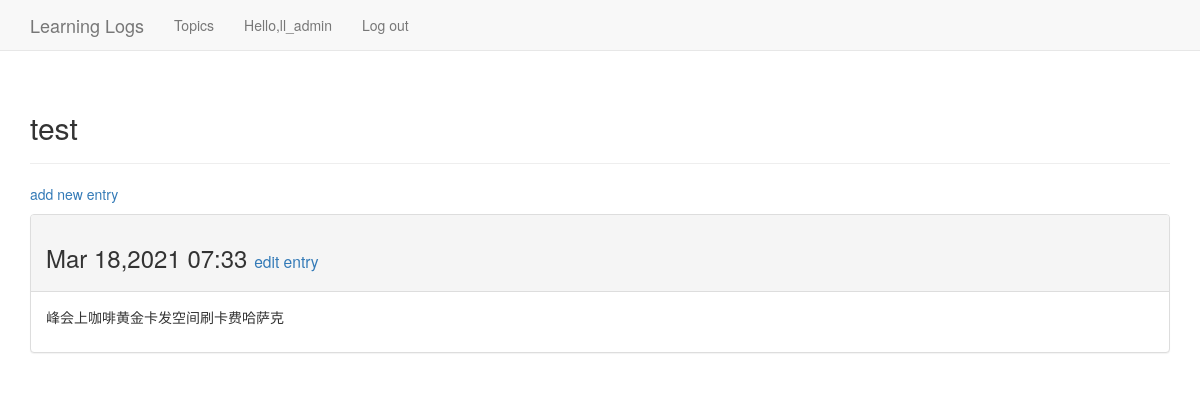
The page /topics/3/ (signed in) on the database its author committed.
### learning_logs/models.py (models this page shows, shortened)
class Topic(models.Model):
    text = models.CharField(max_length=200)
    date_added = models.DateTimeField(auto_now_add=True)
    owner = models.ForeignKey(User, on_delete=models.CASCADE)
    def __str__(self):
        return self.text

class Entry(models.Model):
    topic =models.ForeignKey(Topic,on_delete=models.CASCADE)
    text = models.TextField()
    date_added = models.DateTimeField(auto_now_add=True)
    class Meta:
        verbose_name_plural = 'entries'

### learning_logs/views.py (the view)
# urls.py: re_path('^topics/(?P<topic_id>\d+)/$',views.topic,name='topic'),
@login_required
def topic(request,topic_id):
    topic = get_object_or_404(Topic,id = topic_id)
    check_topic_owner(topic,request)
    entries = topic.entry_set.order_by('-date_added')
    context = {'topic':topic,'entries':entries}
    return render(request,'learning_logs/topic.html',context)

### learning_logs/views.py (called while the page is built)
def check_topic_owner(topic,request):
    if topic.owner != request.user:
        raise Http404

### learning_logs/templates/learning_logs/topic.html
{% extends 'learning_logs/base.html' %}
{% block header %}
<h2>{{topic}}</h2>
{% endblock header %}
{% block content %}
<p>
    <a href="{% url 'learning_logs:new_entry' topic.id %}">add new entry</a>
</p>
{% for entry in entries %}
<div class="panel panel-default">
    <div class="panel-heading">
        <h3>
            {{entry.date_added|date:'M d,Y h:i'}}
            <small>
                <a href="{% url 'learning_logs:edit_entry' entry.id %}">edit entry</a>
            </small>
        </h3>
    </div>
    <div class="panel-body">
        {{entry.text|linebreaks}}
    </div>
</div>
{% empty %}
There are no entries for this topic yet.
{% endfor %}
{% endblock content %}

### learning_logs/templates/learning_logs/base.html (shortened to what this page needs)
{% load bootstrap3 %}
<!DOCTYPE html>
<html lang="en">
<head>
    {% bootstrap_css %}
</head>
<body>
    <nav class="navbar navbar-default navbar-static-top">
        <div class="container">
            <div class="navbar-header">
                <a class="navbar-brand" href="{% url 'learning_logs:index' %}">Learning Logs</a>
            </div>
            <div id="navbar" class="navbar-collapse collapse">
                <ul class="nav navbar-nav">
                    <li><a href="{% url 'learning_logs:topics' %}">Topics</a></li>
                </ul>
                <ul class="nav navbar-nav nav-right">
                    {% if user.is_authenticated %}
                    <li><a href=""> Hello,{{user.username}}</a></li>
                    <li><a href="{% url 'users:logout' %}">Log out</a></li>
                    {% else  %}
                    <li><a href="{% url 'users:register' %}">register</a></li>
                    <li><a href="{% url 'users:login' %}">Log in</a></li>
                    {% endif %}
                </ul>
            </div>
        </div>
    </nav>
    <div class="container">
        <div class="page-header">
            {% block header %}{% endblock header %}
        </div>
        <div>
            {% block content %}{% endblock content %}
        </div>
    </div>
</body>
</html>

### rows shown on the page
Topic: text "test"
Entry: date_added "Mar 18,2021 07:33", text "峰会上咖啡黄金卡发空间刷卡费哈萨克"

### other values the page prints
{{ user.username }} "ll_admin"
